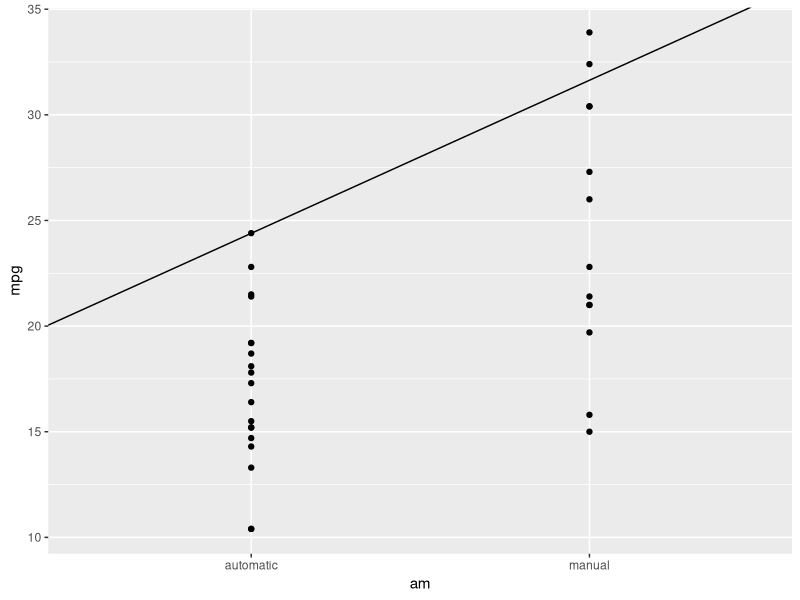
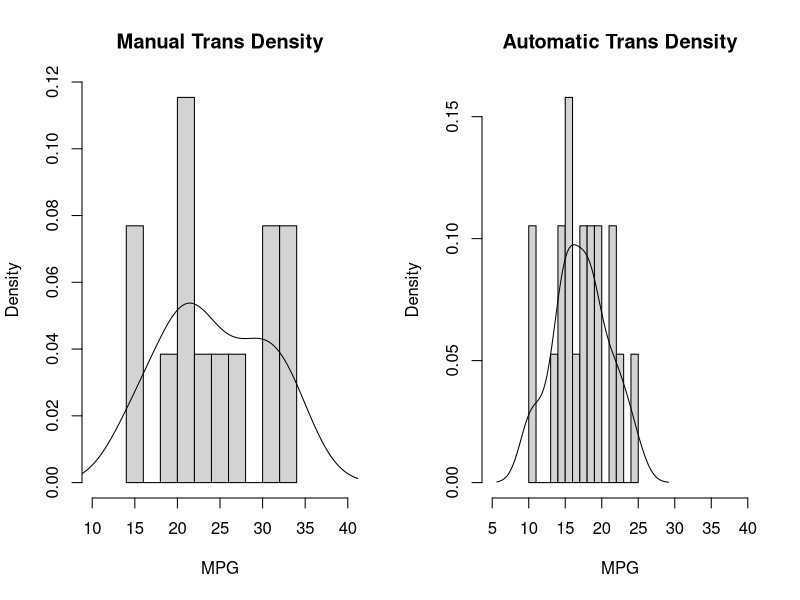

Source code (R) for these figures, in order:
## ---- chunk 1
library(datasets)
data(mtcars)

##factorizing variables
mtcars$am <-factor(mtcars$am,
                   labels=c("automatic","manual"))
mtcars$vs <-factor(mtcars$vs,
                   labels=c("V","S"))

mpg.manual <- mtcars$mpg[mtcars$am=="manual"]
mpg.auto <- mtcars$mpg[mtcars$am=="automatic"]
## determine mean
mean.manual <- mean(mpg.manual)
sd.manual <- sd(mpg.manual)

mean.auto <- mean(mpg.auto)
sd.auto <- sd(mpg.auto)

## determine variance
var.manual <- var(mtcars$mpg[mtcars$am=="manual"])
var.auto <- var(mtcars$mpg[mtcars$am=="automatic"])

## test for normality
shapiro.manual <- shapiro.test(mpg.manual)
shapiro.auto <- shapiro.test(mpg.auto)

## ---- chunk 2
#am.wilcox.test <- suppressWarnings(wilcox.test(mtcars$mpg~mtcars$am))
am.t.test <- t.test(mtcars$mpg~mtcars$am)
## ---- chunk 3
fit <- lm(mpg~., data=mtcars)
model.step <- step(fit)
best.step.model <- summary(model.step)$call
## ---- chunk 4
best.step.model
## ---- chunk 5
am.wt <- summary(lm(formula = mpg ~ wt + qsec + am + am:wt, data = mtcars))$coef[5,4]
am.qsec <- summary(lm(formula = mpg ~ wt + qsec + am + am:qsec, data = mtcars))$coef[5,4]
qsec.wt <- summary(lm(formula = mpg ~ wt + qsec + am + qsec:wt, data = mtcars))$coef[5,4]
best.fit.model <- summary(lm(formula = mpg ~ wt + qsec + am + am:wt, data = mtcars))$call
## ---- chunk 6
anova(fit,best.fit.model)
## ---- chunk 7

library(ggplot2)

str(mtcars)
base.plot <- qplot(am, mpg, data=mtcars) 
mpg.am.coef <- coef(lm(mpg~am, data=mtcars))
base.plot + geom_abline(intercept=mpg.am.coef[1], slope=mpg.am.coef[2])

## ---- chunk 8
par(mfrow = c(1,2))
##manual histogram
n.man <- NROW(mtcars$am[mtcars$am=="manual"])
hist(mtcars$mpg[mtcars$am=="manual"],
     breaks=n.man,
     xlim = c(10,40),
     xlab="MPG",
     prob=TRUE,
     main="Manual Trans Density")
lines(density(mtcars$mpg[mtcars$am=="manual"]))  

#auto histogram
n.auto <- NROW(mtcars$am[mtcars$am=="automatic"])
hist(mtcars$mpg[mtcars$am=="automatic"],
     breaks=n.auto,
     xlim = c(5,40),
     xlab="MPG",
     prob=TRUE,
     main="Automatic Trans Density")
lines(density(mtcars$mpg[mtcars$am=="automatic"]))

 
## ---- chunk 9
summary(fit)
## ---- chunk 10
summary(model.step)
